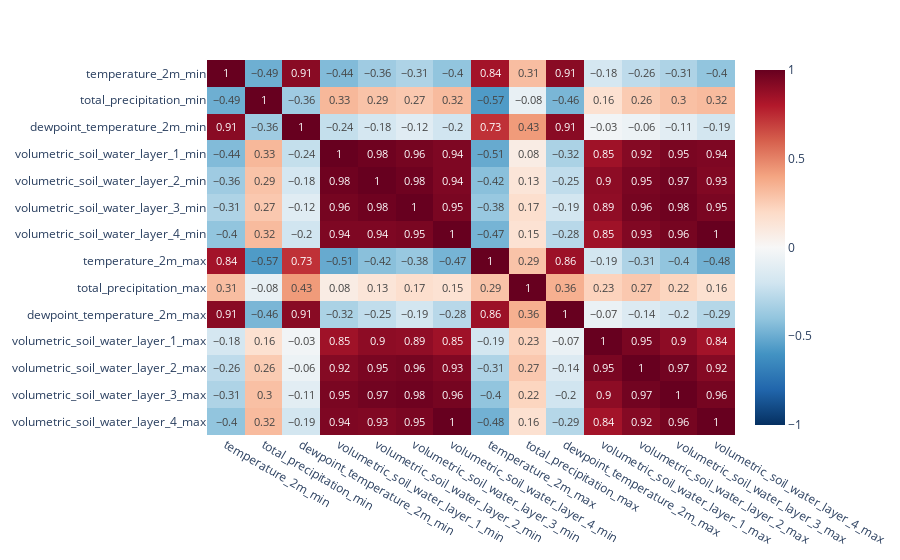

The notebook cell saved with this chart:
### Code cell
px.imshow(
    weathers_df.drop('year', axis=1).corr().round(2),
    text_auto=True, aspect='auto', zmin=-1, zmax=1,
    color_continuous_scale='RdBu_r',
    height=600,
)

### Figure 1 — Plotly figure (JSON) as saved in the notebook; plotly's stock layout.template omitted (floating-point values rounded to 4 significant figures; data arrays with more than 128 entries replaced by an {"elided": "..."} marker saying what was removed)
{"data": [{"coloraxis": "coloraxis", "hovertemplate": "x: %{x}<br>y: %{y}<br>color: %{z}<extra></extra>", "name": "0", "texttemplate": "%{z}", "type": "heatmap", "x": ["temperature_2m_min", "total_precipitation_min", "dewpoint_temperature_2m_min", "volumetric_soil_water_layer_1_min", "volumetric_soil_water_layer_2_min", "volumetric_soil_water_layer_3_min", "volumetric_soil_water_layer_4_min", "temperature_2m_max", "total_precipitation_max", "dewpoint_temperature_2m_max", "volumetric_soil_water_layer_1_max", "volumetric_soil_water_layer_2_max", "volumetric_soil_water_layer_3_max", "volumetric_soil_water_layer_4_max"], "xaxis": "x", "y": ["temperature_2m_min", "total_precipitation_min", "dewpoint_temperature_2m_min", "volumetric_soil_water_layer_1_min", "volumetric_soil_water_layer_2_min", "volumetric_soil_water_layer_3_min", "volumetric_soil_water_layer_4_min", "temperature_2m_max", "total_precipitation_max", "dewpoint_temperature_2m_max", "volumetric_soil_water_layer_1_max", "volumetric_soil_water_layer_2_max", "volumetric_soil_water_layer_3_max", "volumetric_soil_water_layer_4_max"], "yaxis": "y", "z": {"elided": "14x14 float values"}}], "layout": {"autosize": true, "coloraxis": {"cmax": 1, "cmin": -1, "colorscale": [[0, "rgb(5,48,97)"], [0.1, "rgb(33,102,172)"], [0.2, "rgb(67,147,195)"], [0.3, "rgb(146,197,222)"], [0.4, "rgb(209,229,240)"], [0.5, "rgb(247,247,247)"], [0.6, "rgb(253,219,199)"], [0.7, "rgb(244,165,130)"], [0.8, "rgb(214,96,77)"], [0.9, "rgb(178,24,43)"], [1, "rgb(103,0,31)"]]}, "margin": {"t": 60}, "xaxis": {"anchor": "y", "autorange": true, "domain": [0, 1], "range": [-0.5, 13.5], "type": "category"}, "yaxis": {"anchor": "x", "autorange": true, "domain": [0, 1], "range": [13.5, -0.5], "type": "category"}}}
